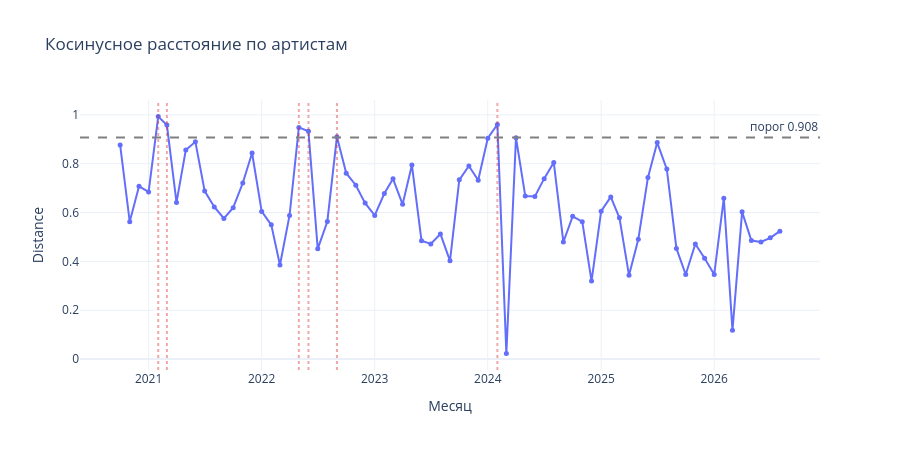

Notebook code for this chart:
### Markdown cell above
## Фаза 3. Cosine — смена идентичности

### Гипотеза

Наивный PELT из фазы 1 смотрит на среднее по признакам. Если 
Radiohead сменился на Portishead при похожих `valence`/`energy` — 
метод этого не увидит. Средние не изменились, а кто играет — 
изменился.

Нужен отдельный слой: косинусное расстояние по составу артистов 
между соседними месяцами.

### Метод

Матрица «месяц × артист» с долями. Косинусное расстояние между 
соседними месяцами: 0 — идентичный состав, 1 — полностью разные. 
Пики через `медиана + 2·MAD`. Bootstrap устойчивости.

Для контраста — та же логика на **жанрах**. Ожидание: жанры инертны, 
дадут шум.

### Code cell
# 3. Фаза 3. Cosine — смена идентичности
# ============================================================================
# Косинусное расстояние по составу артистов между соседними месяцами.
# Пики через медиана + 2·MAD. Bootstrap устойчивости.
# Плюс — проверка на жанрах (контраст: они не работают).
# ============================================================================
import plotly.graph_objects as go


def monthly_share_matrix(df_input, id_col, explode=False, min_events=10):
    d = df_input[['period', id_col]].dropna().copy()
    if explode:
        d[id_col] = d[id_col].astype(str).str.split(',')
        d = d.explode(id_col)
        d[id_col] = d[id_col].str.strip()
    d = d[d[id_col] != 'unknown']
    month_sizes = d.groupby('period').size()
    valid_months = month_sizes[month_sizes >= min_events].index
    d = d[d['period'].isin(valid_months)]
    counts = d.groupby(['period', id_col]).size().unstack(fill_value=0)
    return counts.div(counts.sum(axis=1), axis=0).sort_index()


def cosine_distance_series(shares):
    vals = shares.values
    idx = shares.index
    out = []
    for i in range(1, len(vals)):
        a, b = vals[i - 1], vals[i]
        denom = np.linalg.norm(a) * np.linalg.norm(b)
        out.append(1 - np.dot(a, b) / denom if denom > 0 else np.nan)
    return pd.Series(out, index=[idx[i].strftime('%Y-%m')
                                 for i in range(1, len(idx))])


def find_peaks(dist, k_mad=2.0):
    med = dist.median()
    mad = np.median(np.abs(dist - med))
    thr = med + k_mad * mad
    return dist[dist > thr].sort_values(ascending=False), thr


def group_peaks(peaks_dict, gap_months=3):
    if not peaks_dict:
        return {}
    periods = sorted(pd.Period(p, 'M') for p in peaks_dict.keys())
    clusters, current = [], [periods[0]]
    for p in periods[1:]:
        if (p - current[-1]).n <= gap_months:
            current.append(p)
        else:
            clusters.append(current)
            current = [p]
    clusters.append(current)
    out = {}
    for cl in clusters:
        best = max(cl, key=lambda p: peaks_dict.get(str(p), 0))
        out[str(best)] = {
            'region': f"{cl[0]}..{cl[-1]}" if len(cl) > 1 else str(cl[0]),
            'value': peaks_dict[str(best)],
            'n_peaks': len(cl),
        }
    return out


# --- Артисты ---
artist_dist = cosine_distance_series(
    monthly_share_matrix(df, 'artist_name', explode=False)
)

# --- Жанры (контраст) ---
genre_dist = cosine_distance_series(
    monthly_share_matrix(df, 'genres_normalized', explode=True)
)

# --- Пороги и пики ---
artist_peaks, thr_a = find_peaks(artist_dist)
genre_peaks, thr_g = find_peaks(genre_dist)

print(f"Порог артистов: {thr_a:.3f}, пиков: {len(artist_peaks)}")
print(f"Порог жанров:   {thr_g:.3f}, пиков: {len(genre_peaks)}")

print(f"\nПики АРТИСТОВ:")
for d, v in artist_peaks.items():
    print(f"   {d}: {v:.3f}")

print(f"\nПики ЖАНРОВ (первые 15):")
for d, v in list(genre_peaks.items())[:15]:
    print(f"   {d}: {v:.3f}")

# --- Группировка пиков артистов ≤3 мес ---
artist_grouped = group_peaks(artist_peaks.to_dict())
print(f"\nСгруппированные пики артистов ({len(artist_grouped)}):")
for k, v in artist_grouped.items():
    print(f"   {k} (регион {v['region']}, "
          f"max={v['value']:.3f}, пиков={v['n_peaks']})")

# --- Bootstrap устойчивости ---
rng = np.random.default_rng(42)
counts = {}
n_months = len(artist_dist)
n_keep = int(round(n_months * 0.85))
for _ in range(200):
    keep_idx = np.sort(rng.choice(n_months, size=n_keep, replace=False))
    sub = artist_dist.iloc[keep_idx]
    med = sub.median()
    mad = np.median(np.abs(sub - med))
    thr = med + 2 * mad
    for d in sub[sub > thr].index:
        counts[d] = counts.get(d, 0) + 1

stability_cos = pd.Series(counts).sort_values(ascending=False) / 200
print(f"\nBootstrap устойчивости (топ-10):")
print(stability_cos.head(10).round(3))

# --- Визуализация: distance во времени ---
x = pd.PeriodIndex(artist_dist.index, freq='M').to_timestamp()

fig = go.Figure()
fig.add_trace(go.Scatter(
    x=x, y=artist_dist.values,
    mode='lines+markers',
    name='Cosine distance',
    line=dict(width=2),
    marker=dict(size=5),
))
fig.add_hline(
    y=thr_a, line_dash='dash', line_color='gray',
    annotation_text=f'порог {thr_a:.3f}',
    annotation_position='top right',
)

# Вертикальные линии на пиках
for peak in artist_peaks.index:
    fig.add_vline(
        x=pd.Period(peak, 'M').to_timestamp(),
        line_dash='dot', line_color='#d62728', opacity=0.4,
    )

fig.update_layout(
    template='plotly_white',
    height=450,
    title='Косинусное расстояние по артистам',
    xaxis_title='Месяц',
    yaxis_title='Distance',
    showlegend=False,
)
fig.show()

from detectors.cosine_identity import detect as cosine_detect

df_t_local = trim_cold_start(df)
_res_cos = cosine_detect(df_t_local, id_col='artist_name')
print("\nПродакшн-детектор (trimmed), stability:")
print(pd.Series(_res_cos['stability']).sort_values(ascending=False).head(6).round(3))

### Figure 1 — Plotly figure (JSON) as saved in the notebook; plotly's stock layout.template omitted (floating-point values rounded to 4 significant figures)
{"data": [{"line": {"width": 2}, "marker": {"size": 5}, "mode": "lines+markers", "name": "Cosine distance", "type": "scatter", "x": ["2020-10-01T00:00:00.000000000", "2020-11-01T00:00:00.000000000", "2020-12-01T00:00:00.000000000", "2021-01-01T00:00:00.000000000", "2021-02-01T00:00:00.000000000", "2021-03-01T00:00:00.000000000", "2021-04-01T00:00:00.000000000", "2021-05-01T00:00:00.000000000", "2021-06-01T00:00:00.000000000", "2021-07-01T00:00:00.000000000", "2021-08-01T00:00:00.000000000", "2021-09-01T00:00:00.000000000", "2021-10-01T00:00:00.000000000", "2021-11-01T00:00:00.000000000", "2021-12-01T00:00:00.000000000", "2022-01-01T00:00:00.000000000", "2022-02-01T00:00:00.000000000", "2022-03-01T00:00:00.000000000", "2022-04-01T00:00:00.000000000", "2022-05-01T00:00:00.000000000", "2022-06-01T00:00:00.000000000", "2022-07-01T00:00:00.000000000", "2022-08-01T00:00:00.000000000", "2022-09-01T00:00:00.000000000", "2022-10-01T00:00:00.000000000", "2022-11-01T00:00:00.000000000", "2022-12-01T00:00:00.000000000", "2023-01-01T00:00:00.000000000", "2023-02-01T00:00:00.000000000", "2023-03-01T00:00:00.000000000", "2023-04-01T00:00:00.000000000", "2023-05-01T00:00:00.000000000", "2023-06-01T00:00:00.000000000", "2023-07-01T00:00:00.000000000", "2023-08-01T00:00:00.000000000", "2023-09-01T00:00:00.000000000", "2023-10-01T00:00:00.000000000", "2023-11-01T00:00:00.000000000", "2023-12-01T00:00:00.000000000", "2024-01-01T00:00:00.000000000", "2024-02-01T00:00:00.000000000", "2024-03-01T00:00:00.000000000", "2024-04-01T00:00:00.000000000", "2024-05-01T00:00:00.000000000", "2024-06-01T00:00:00.000000000", "2024-07-01T00:00:00.000000000", "2024-08-01T00:00:00.000000000", "2024-09-01T00:00:00.000000000", "2024-10-01T00:00:00.000000000", "2024-11-01T00:00:00.000000000", "2024-12-01T00:00:00.000000000", "2025-01-01T00:00:00.000000000", "2025-02-01T00:00:00.000000000", "2025-03-01T00:00:00.000000000", "2025-04-01T00:00:00.000000000", "2025-05-01T00:00:00.000000000", "2025-06-01T00:00:00.000000000", "2025-07-01T00:00:00.000000000", "2025-08-01T00:00:00.000000000", "2025-09-01T00:00:00.000000000", "2025-10-01T00:00:00.000000000", "2025-11-01T00:00:00.000000000", "2025-12-01T00:00:00.000000000", "2026-01-01T00:00:00.000000000", "2026-02-01T00:00:00.000000000", "2026-03-01T00:00:00.000000000", "2026-04-01T00:00:00.000000000", "2026-05-01T00:00:00.000000000", "2026-06-01T00:00:00.000000000", "2026-07-01T00:00:00.000000000", "2026-08-01T00:00:00.000000000"], "y": [0.8771, 0.5624, 0.7075, 0.6846, 0.9929, 0.9583, 0.6415, 0.8563, 0.8896, 0.688, 0.6229, 0.5761, 0.6198, 0.721, 0.8441, 0.6046, 0.5498, 0.3852, 0.5882, 0.9487, 0.9328, 0.4513, 0.5635, 0.9107, 0.761, 0.712, 0.6387, 0.5885, 0.678, 0.7382, 0.6336, 0.7946, 0.4846, 0.4717, 0.5124, 0.4024, 0.7341, 0.7909, 0.7322, 0.9044, 0.9607, 0.02328, 0.9067, 0.6674, 0.6661, 0.7389, 0.8051, 0.4793, 0.5845, 0.5626, 0.3194, 0.6056, 0.6642, 0.5785, 0.3428, 0.491, 0.7431, 0.8867, 0.7779, 0.4531, 0.3465, 0.4712, 0.4127, 0.3462, 0.659, 0.1176, 0.603, 0.4857, 0.4798, 0.4965, 0.5239]}], "layout": {"annotations": [{"showarrow": false, "text": "порог 0.908", "x": 1, "xanchor": "right", "xref": "x domain", "y": 0.9077, "yanchor": "bottom", "yref": "y"}], "height": 450, "shapes": [{"line": {"color": "gray", "dash": "dash"}, "type": "line", "x0": 0, "x1": 1, "xref": "x domain", "y0": 0.9077, "y1": 0.9077, "yref": "y"}, {"line": {"color": "#d62728", "dash": "dot"}, "opacity": 0.4, "type": "line", "x0": "2021-02-01T00:00:00", "x1": "2021-02-01T00:00:00", "xref": "x", "y0": 0, "y1": 1, "yref": "y domain"}, {"line": {"color": "#d62728", "dash": "dot"}, "opacity": 0.4, "type": "line", "x0": "2024-02-01T00:00:00", "x1": "2024-02-01T00:00:00", "xref": "x", "y0": 0, "y1": 1, "yref": "y domain"}, {"line": {"color": "#d62728", "dash": "dot"}, "opacity": 0.4, "type": "line", "x0": "2021-03-01T00:00:00", "x1": "2021-03-01T00:00:00", "xref": "x", "y0": 0, "y1": 1, "yref": "y domain"}, {"line": {"color": "#d62728", "dash": "dot"}, "opacity": 0.4, "type": "line", "x0": "2022-05-01T00:00:00", "x1": "2022-05-01T00:00:00", "xref": "x", "y0": 0, "y1": 1, "yref": "y domain"}, {"line": {"color": "#d62728", "dash": "dot"}, "opacity": 0.4, "type": "line", "x0": "2022-06-01T00:00:00", "x1": "2022-06-01T00:00:00", "xref": "x", "y0": 0, "y1": 1, "yref": "y domain"}, {"line": {"color": "#d62728", "dash": "dot"}, "opacity": 0.4, "type": "line", "x0": "2022-09-01T00:00:00", "x1": "2022-09-01T00:00:00", "xref": "x", "y0": 0, "y1": 1, "yref": "y domain"}], "showlegend": false, "title": {"text": "Косинусное расстояние по артистам"}, "xaxis": {"title": {"text": "Месяц"}}, "yaxis": {"title": {"text": "Distance"}}}}
